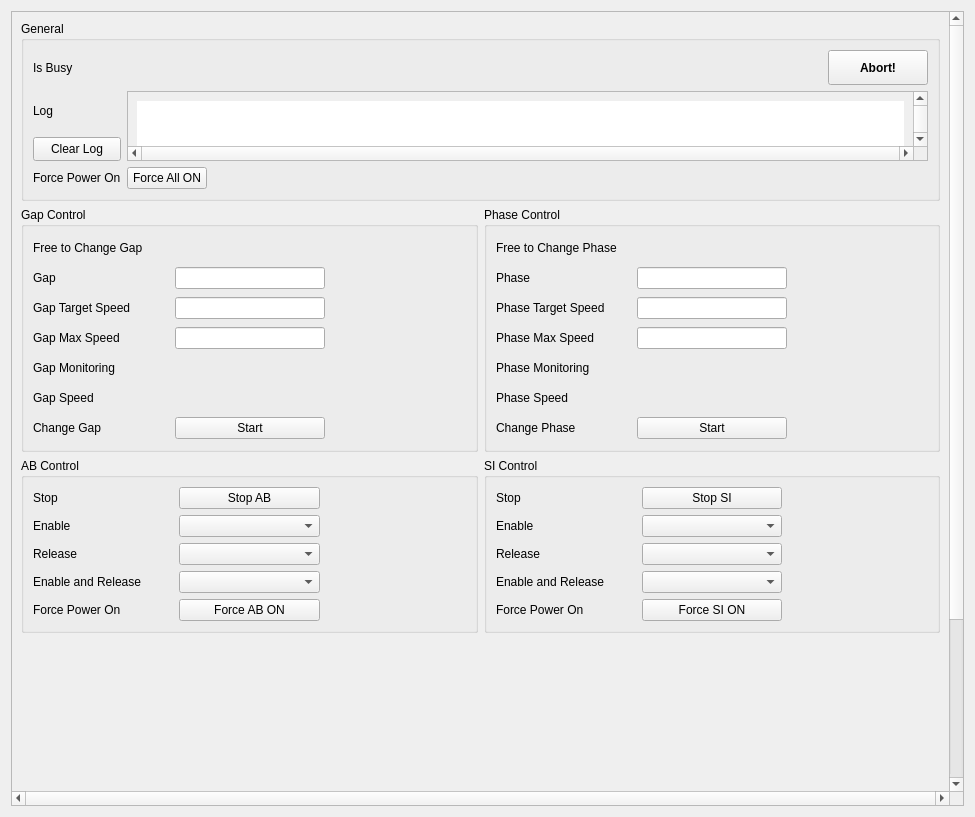
<?xml version="1.0" encoding="UTF-8"?>
<ui version="4.0">
 <class>Form</class>
 <widget class="QWidget" name="Form">
  <property name="geometry">
   <rect>
    <x>0</x>
    <y>0</y>
    <width>975</width>
    <height>817</height>
   </rect>
  </property>
  <property name="windowTitle">
   <string>Form</string>
  </property>
  <layout class="QGridLayout" name="gridLayout_2">
   <item row="0" column="0">
    <widget class="QScrollArea" name="scrollArea">
     <property name="verticalScrollBarPolicy">
      <enum>Qt::ScrollBarAlwaysOn</enum>
     </property>
     <property name="horizontalScrollBarPolicy">
      <enum>Qt::ScrollBarAlwaysOn</enum>
     </property>
     <property name="sizeAdjustPolicy">
      <enum>QAbstractScrollArea::AdjustIgnored</enum>
     </property>
     <property name="widgetResizable">
      <bool>true</bool>
     </property>
     <property name="alignment">
      <set>Qt::AlignLeading|Qt::AlignLeft|Qt::AlignTop</set>
     </property>
     <widget class="QWidget" name="scrollAreaWidgetContents">
      <property name="geometry">
       <rect>
        <x>0</x>
        <y>0</y>
        <width>948</width>
        <height>944</height>
       </rect>
      </property>
      <layout class="QGridLayout" name="gridLayout_3">
       <item row="0" column="0">
        <layout class="QGridLayout" name="gridLayout">
         <property name="sizeConstraint">
          <enum>QLayout::SetDefaultConstraint</enum>
         </property>
         <item row="0" column="0" colspan="2">
          <widget class="QGroupBox" name="groupBox_3">
           <property name="title">
            <string>General</string>
           </property>
           <layout class="QGridLayout" name="gridLayout_9">
            <item row="2" column="0">
             <widget class="PyDMPushButton" name="PyDMPushButton_6">
              <property name="minimumSize">
               <size>
                <width>40</width>
                <height>24</height>
               </size>
              </property>
              <property name="toolTip">
               <string/>
              </property>
              <property name="text">
               <string>Clear Log</string>
              </property>
              <property name="channel" stdset="0">
               <string>ca://${PREFIX}ClearLog-Cmd</string>
              </property>
              <property name="pressValue" stdset="0">
               <string>1</string>
              </property>
             </widget>
            </item>
            <item row="1" column="0">
             <widget class="QLabel" name="label_22">
              <property name="sizePolicy">
               <sizepolicy hsizetype="Minimum" vsizetype="Preferred">
                <horstretch>0</horstretch>
                <verstretch>0</verstretch>
               </sizepolicy>
              </property>
              <property name="minimumSize">
               <size>
                <width>40</width>
                <height>24</height>
               </size>
              </property>
              <property name="text">
               <string>Log</string>
              </property>
             </widget>
            </item>
            <item row="0" column="3">
             <widget class="PyDMPushButton" name="PyDMPushButton_4">
              <property name="minimumSize">
               <size>
                <width>100</width>
                <height>35</height>
               </size>
              </property>
              <property name="font">
               <font>
                <weight>75</weight>
                <bold>true</bold>
               </font>
              </property>
              <property name="toolTip">
               <string/>
              </property>
              <property name="text">
               <string>Abort!</string>
              </property>
              <property name="channel" stdset="0">
               <string>ca://${PREFIX}Stop-Cmd</string>
              </property>
              <property name="pressValue" stdset="0">
               <string>1</string>
              </property>
             </widget>
            </item>
            <item row="0" column="2">
             <spacer name="horizontalSpacer">
              <property name="orientation">
               <enum>Qt::Horizontal</enum>
              </property>
              <property name="sizeHint" stdset="0">
               <size>
                <width>40</width>
                <height>20</height>
               </size>
              </property>
             </spacer>
            </item>
            <item row="0" column="0">
             <widget class="QLabel" name="label_21">
              <property name="sizePolicy">
               <sizepolicy hsizetype="Minimum" vsizetype="Preferred">
                <horstretch>0</horstretch>
                <verstretch>0</verstretch>
               </sizepolicy>
              </property>
              <property name="minimumSize">
               <size>
                <width>40</width>
                <height>24</height>
               </size>
              </property>
              <property name="text">
               <string>Is Busy</string>
              </property>
             </widget>
            </item>
            <item row="1" column="1" rowspan="2" colspan="3">
             <widget class="QScrollArea" name="scrollArea_2">
              <property name="minimumSize">
               <size>
                <width>700</width>
                <height>0</height>
               </size>
              </property>
              <property name="layoutDirection">
               <enum>Qt::LeftToRight</enum>
              </property>
              <property name="verticalScrollBarPolicy">
               <enum>Qt::ScrollBarAlwaysOn</enum>
              </property>
              <property name="horizontalScrollBarPolicy">
               <enum>Qt::ScrollBarAlwaysOn</enum>
              </property>
              <property name="widgetResizable">
               <bool>true</bool>
              </property>
              <property name="alignment">
               <set>Qt::AlignLeading|Qt::AlignLeft|Qt::AlignTop</set>
              </property>
              <widget class="QWidget" name="scrollAreaWidgetContents_4">
               <property name="geometry">
                <rect>
                 <x>0</x>
                 <y>0</y>
                 <width>844</width>
                 <height>112</height>
                </rect>
               </property>
               <layout class="QGridLayout" name="gridLayout_5">
                <item row="0" column="0">
                 <widget class="PyDMLabel" name="PyDMLabel_21">
                  <property name="minimumSize">
                   <size>
                    <width>0</width>
                    <height>100</height>
                   </size>
                  </property>
                  <property name="maximumSize">
                   <size>
                    <width>16777215</width>
                    <height>900</height>
                   </size>
                  </property>
                  <property name="toolTip">
                   <string/>
                  </property>
                  <property name="layoutDirection">
                   <enum>Qt::LeftToRight</enum>
                  </property>
                  <property name="styleSheet">
                   <string notr="true">background-color: rgb(255, 255, 255);</string>
                  </property>
                  <property name="alignment">
                   <set>Qt::AlignLeading|Qt::AlignLeft|Qt::AlignTop</set>
                  </property>
                  <property name="wordWrap">
                   <bool>true</bool>
                  </property>
                  <property name="channel" stdset="0">
                   <string>ca://${PREFIX}Log-Mon</string>
                  </property>
                  <property name="displayFormat" stdset="0">
                   <enum>PyDMLabel::String</enum>
                  </property>
                 </widget>
                </item>
               </layout>
              </widget>
             </widget>
            </item>
            <item row="0" column="1">
             <widget class="PyDMByteIndicator" name="PyDMByteIndicator">
              <property name="minimumSize">
               <size>
                <width>24</width>
                <height>24</height>
               </size>
              </property>
              <property name="maximumSize">
               <size>
                <width>24</width>
                <height>24</height>
               </size>
              </property>
              <property name="toolTip">
               <string/>
              </property>
              <property name="channel" stdset="0">
               <string>ca://${PREFIX}IsBusy-Mon</string>
              </property>
              <property name="onColor" stdset="0">
               <color>
                <red>255</red>
                <green>255</green>
                <blue>0</blue>
               </color>
              </property>
              <property name="offColor" stdset="0">
               <color>
                <red>0</red>
                <green>255</green>
                <blue>0</blue>
               </color>
              </property>
              <property name="showLabels" stdset="0">
               <bool>false</bool>
              </property>
              <property name="circles" stdset="0">
               <bool>true</bool>
              </property>
             </widget>
            </item>
            <item row="3" column="0">
             <widget class="QLabel" name="label_7">
              <property name="text">
               <string>Force Power On</string>
              </property>
             </widget>
            </item>
            <item row="3" column="1">
             <widget class="PyDMPushButton" name="PyDMPushButton_9">
              <property name="toolTip">
               <string/>
              </property>
              <property name="text">
               <string>Force All ON</string>
              </property>
              <property name="channel" stdset="0">
               <string>ca://${PREFIX}EnblPwrAll-Cmd</string>
              </property>
              <property name="pressValue" stdset="0">
               <string>1</string>
              </property>
             </widget>
            </item>
           </layout>
          </widget>
         </item>
         <item row="3" column="0" colspan="2">
          <widget class="PyDMTemplateRepeater" name="PyDMTemplateRepeater_2">
           <property name="sizePolicy">
            <sizepolicy hsizetype="Preferred" vsizetype="Preferred">
             <horstretch>0</horstretch>
             <verstretch>0</verstretch>
            </sizepolicy>
           </property>
           <property name="minimumSize">
            <size>
             <width>800</width>
             <height>350</height>
            </size>
           </property>
           <property name="toolTip">
            <string/>
           </property>
           <property name="layoutType" stdset="0">
            <enum>PyDMTemplateRepeater::Horizontal</enum>
           </property>
           <property name="layoutSpacing" stdset="0">
            <number>1</number>
           </property>
           <property name="countShownInDesigner" stdset="0">
            <number>4</number>
           </property>
           <property name="templateFilename" stdset="0">
            <string>epu_axis_template.ui</string>
           </property>
           <property name="dataSource" stdset="0">
            <string>[{&quot;Drive&quot;:&quot;DriveA&quot;}, {&quot;Drive&quot;:&quot;DriveB&quot;}, {&quot;Drive&quot;:&quot;DriveS&quot;}, {&quot;Drive&quot;:&quot;DriveI&quot;}]</string>
           </property>
          </widget>
         </item>
         <item row="2" column="1">
          <widget class="QGroupBox" name="groupBox_2">
           <property name="maximumSize">
            <size>
             <width>16777215</width>
             <height>16777215</height>
            </size>
           </property>
           <property name="title">
            <string>SI Control</string>
           </property>
           <layout class="QGridLayout" name="gridLayout_8">
            <item row="4" column="1">
             <widget class="PyDMPushButton" name="PyDMPushButton_8">
              <property name="toolTip">
               <string/>
              </property>
              <property name="text">
               <string>Force SI ON</string>
              </property>
              <property name="channel" stdset="0">
               <string>ca://${PREFIX}EnblPwrPhase-Cmd</string>
              </property>
              <property name="pressValue" stdset="0">
               <string>1</string>
              </property>
             </widget>
            </item>
            <item row="3" column="2">
             <widget class="PyDMLabel" name="PyDMLabel_19">
              <property name="toolTip">
               <string/>
              </property>
              <property name="channel" stdset="0">
               <string>ca://${PREFIX}EnblAndReleasePhase-Sts</string>
              </property>
             </widget>
            </item>
            <item row="2" column="0">
             <widget class="QLabel" name="label_18">
              <property name="text">
               <string>Release</string>
              </property>
             </widget>
            </item>
            <item row="3" column="1">
             <widget class="PyDMEnumComboBox" name="PyDMEnumComboBox_15">
              <property name="toolTip">
               <string/>
              </property>
              <property name="channel" stdset="0">
               <string>ca://${PREFIX}EnblAndReleasePhase-Sel</string>
              </property>
             </widget>
            </item>
            <item row="2" column="1">
             <widget class="PyDMEnumComboBox" name="PyDMEnumComboBox_14">
              <property name="toolTip">
               <string/>
              </property>
              <property name="channel" stdset="0">
               <string>ca://${PREFIX}ReleasePhase-Sel</string>
              </property>
             </widget>
            </item>
            <item row="1" column="2">
             <widget class="PyDMLabel" name="PyDMLabel_18">
              <property name="toolTip">
               <string/>
              </property>
              <property name="channel" stdset="0">
               <string>ca://${PREFIX}EnblPhase-Sts</string>
              </property>
             </widget>
            </item>
            <item row="1" column="1">
             <widget class="PyDMEnumComboBox" name="PyDMEnumComboBox_13">
              <property name="toolTip">
               <string/>
              </property>
              <property name="channel" stdset="0">
               <string>ca://${PREFIX}EnblPhase-Sel</string>
              </property>
             </widget>
            </item>
            <item row="0" column="0">
             <widget class="QLabel" name="label_17">
              <property name="text">
               <string>Stop</string>
              </property>
             </widget>
            </item>
            <item row="1" column="0">
             <widget class="QLabel" name="label_19">
              <property name="text">
               <string>Enable</string>
              </property>
             </widget>
            </item>
            <item row="2" column="2">
             <widget class="PyDMLabel" name="PyDMLabel_17">
              <property name="toolTip">
               <string/>
              </property>
              <property name="channel" stdset="0">
               <string>ca://${PREFIX}ReleasePhase-Sts</string>
              </property>
             </widget>
            </item>
            <item row="4" column="0">
             <widget class="QLabel" name="label_6">
              <property name="text">
               <string>Force Power On</string>
              </property>
             </widget>
            </item>
            <item row="0" column="2">
             <widget class="PyDMLabel" name="PyDMLabel_20">
              <property name="toolTip">
               <string/>
              </property>
              <property name="channel" stdset="0">
               <string>ca://${PREFIX}StopPhase-Cmd</string>
              </property>
             </widget>
            </item>
            <item row="0" column="1">
             <widget class="PyDMPushButton" name="PyDMPushButton_5">
              <property name="toolTip">
               <string/>
              </property>
              <property name="text">
               <string>Stop SI</string>
              </property>
              <property name="channel" stdset="0">
               <string>ca://${PREFIX}StopPhase-Cmd</string>
              </property>
              <property name="pressValue" stdset="0">
               <string>1</string>
              </property>
             </widget>
            </item>
            <item row="3" column="0">
             <widget class="QLabel" name="label_20">
              <property name="text">
               <string>Enable and Release</string>
              </property>
             </widget>
            </item>
            <item row="4" column="2">
             <widget class="PyDMByteIndicator" name="PyDMByteIndicator_5">
              <property name="minimumSize">
               <size>
                <width>18</width>
                <height>18</height>
               </size>
              </property>
              <property name="maximumSize">
               <size>
                <width>16777215</width>
                <height>24</height>
               </size>
              </property>
              <property name="toolTip">
               <string/>
              </property>
              <property name="channel" stdset="0">
               <string>ca://${PREFIX}PwrPhase-Mon</string>
              </property>
              <property name="offColor" stdset="0">
               <color>
                <red>255</red>
                <green>0</green>
                <blue>0</blue>
               </color>
              </property>
              <property name="showLabels" stdset="0">
               <bool>false</bool>
              </property>
              <property name="circles" stdset="0">
               <bool>true</bool>
              </property>
             </widget>
            </item>
           </layout>
          </widget>
         </item>
         <item row="2" column="0">
          <widget class="QGroupBox" name="groupBox">
           <property name="maximumSize">
            <size>
             <width>16777215</width>
             <height>16777215</height>
            </size>
           </property>
           <property name="title">
            <string>AB Control</string>
           </property>
           <layout class="QGridLayout" name="gridLayout_4">
            <item row="0" column="0">
             <widget class="QLabel" name="label_4">
              <property name="text">
               <string>Stop</string>
              </property>
             </widget>
            </item>
            <item row="2" column="2">
             <widget class="PyDMLabel" name="PyDMLabel_2">
              <property name="toolTip">
               <string/>
              </property>
              <property name="channel" stdset="0">
               <string>ca://${PREFIX}ReleaseGap-Sts</string>
              </property>
             </widget>
            </item>
            <item row="2" column="0">
             <widget class="QLabel" name="label_2">
              <property name="text">
               <string>Release</string>
              </property>
             </widget>
            </item>
            <item row="3" column="0">
             <widget class="QLabel" name="label_3">
              <property name="text">
               <string>Enable and Release</string>
              </property>
             </widget>
            </item>
            <item row="3" column="2">
             <widget class="PyDMLabel" name="PyDMLabel_3">
              <property name="toolTip">
               <string/>
              </property>
              <property name="channel" stdset="0">
               <string>ca://${PREFIX}EnblAndReleaseGap-Sts</string>
              </property>
             </widget>
            </item>
            <item row="0" column="2">
             <widget class="PyDMLabel" name="PyDMLabel_4">
              <property name="toolTip">
               <string/>
              </property>
              <property name="channel" stdset="0">
               <string>ca://${PREFIX}StopGap-Cmd</string>
              </property>
             </widget>
            </item>
            <item row="3" column="1">
             <widget class="PyDMEnumComboBox" name="PyDMEnumComboBox_3">
              <property name="toolTip">
               <string/>
              </property>
              <property name="channel" stdset="0">
               <string>ca://${PREFIX}EnblAndReleaseGap-Sel</string>
              </property>
             </widget>
            </item>
            <item row="4" column="0">
             <widget class="QLabel" name="label_5">
              <property name="text">
               <string>Force Power On</string>
              </property>
             </widget>
            </item>
            <item row="1" column="1">
             <widget class="PyDMEnumComboBox" name="PyDMEnumComboBox">
              <property name="toolTip">
               <string/>
              </property>
              <property name="channel" stdset="0">
               <string>ca://${PREFIX}EnblGap-Sel</string>
              </property>
             </widget>
            </item>
            <item row="0" column="1">
             <widget class="PyDMPushButton" name="PyDMPushButton">
              <property name="toolTip">
               <string/>
              </property>
              <property name="text">
               <string>Stop AB</string>
              </property>
              <property name="channel" stdset="0">
               <string>ca://${PREFIX}StopGap-Cmd</string>
              </property>
              <property name="pressValue" stdset="0">
               <string>1</string>
              </property>
             </widget>
            </item>
            <item row="1" column="2">
             <widget class="PyDMLabel" name="PyDMLabel">
              <property name="toolTip">
               <string/>
              </property>
              <property name="channel" stdset="0">
               <string>ca://${PREFIX}EnblGap-Sts</string>
              </property>
             </widget>
            </item>
            <item row="1" column="0">
             <widget class="QLabel" name="label">
              <property name="text">
               <string>Enable</string>
              </property>
             </widget>
            </item>
            <item row="2" column="1">
             <widget class="PyDMEnumComboBox" name="PyDMEnumComboBox_2">
              <property name="toolTip">
               <string/>
              </property>
              <property name="channel" stdset="0">
               <string>ca://${PREFIX}ReleaseGap-Sel</string>
              </property>
             </widget>
            </item>
            <item row="4" column="1">
             <widget class="PyDMPushButton" name="PyDMPushButton_7">
              <property name="toolTip">
               <string/>
              </property>
              <property name="text">
               <string>Force AB ON</string>
              </property>
              <property name="channel" stdset="0">
               <string>ca://${PREFIX}EnblPwrGap-Cmd</string>
              </property>
              <property name="pressValue" stdset="0">
               <string>1</string>
              </property>
             </widget>
            </item>
            <item row="4" column="2">
             <widget class="PyDMByteIndicator" name="PyDMByteIndicator_4">
              <property name="minimumSize">
               <size>
                <width>18</width>
                <height>18</height>
               </size>
              </property>
              <property name="maximumSize">
               <size>
                <width>16777215</width>
                <height>24</height>
               </size>
              </property>
              <property name="toolTip">
               <string/>
              </property>
              <property name="channel" stdset="0">
               <string>ca://${PREFIX}PwrGap-Mon</string>
              </property>
              <property name="offColor" stdset="0">
               <color>
                <red>255</red>
                <green>0</green>
                <blue>0</blue>
               </color>
              </property>
              <property name="showLabels" stdset="0">
               <bool>false</bool>
              </property>
              <property name="circles" stdset="0">
               <bool>true</bool>
              </property>
             </widget>
            </item>
           </layout>
          </widget>
         </item>
         <item row="1" column="0">
          <widget class="QGroupBox" name="groupBox_4">
           <property name="minimumSize">
            <size>
             <width>0</width>
             <height>0</height>
            </size>
           </property>
           <property name="title">
            <string>Gap Control</string>
           </property>
           <layout class="QGridLayout" name="gridLayout_10">
            <item row="1" column="2">
             <widget class="PyDMLabel" name="PyDMLabel_22">
              <property name="toolTip">
               <string/>
              </property>
              <property name="channel" stdset="0">
               <string>ca://${PREFIX}Gap-RB</string>
              </property>
             </widget>
            </item>
            <item row="2" column="2">
             <widget class="PyDMLabel" name="PyDMLabel_30">
              <property name="toolTip">
               <string/>
              </property>
              <property name="channel" stdset="0">
               <string>ca://${PREFIX}GapSpeed-RB</string>
              </property>
             </widget>
            </item>
            <item row="0" column="0">
             <widget class="QLabel" name="label_29">
              <property name="minimumSize">
               <size>
                <width>0</width>
                <height>24</height>
               </size>
              </property>
              <property name="text">
               <string>Free to Change Gap</string>
              </property>
             </widget>
            </item>
            <item row="6" column="1">
             <widget class="PyDMPushButton" name="PyDMPushButton_2">
              <property name="toolTip">
               <string/>
              </property>
              <property name="text">
               <string>Start</string>
              </property>
              <property name="channel" stdset="0">
               <string>ca://${PREFIX}ChangeGap-Cmd</string>
              </property>
              <property name="pressValue" stdset="0">
               <string>1</string>
              </property>
             </widget>
            </item>
            <item row="4" column="0">
             <widget class="QLabel" name="label_25">
              <property name="minimumSize">
               <size>
                <width>0</width>
                <height>24</height>
               </size>
              </property>
              <property name="text">
               <string>Gap Monitoring</string>
              </property>
             </widget>
            </item>
            <item row="1" column="1">
             <widget class="PyDMLineEdit" name="PyDMLineEdit">
              <property name="maximumSize">
               <size>
                <width>150</width>
                <height>16777215</height>
               </size>
              </property>
              <property name="toolTip">
               <string/>
              </property>
              <property name="channel" stdset="0">
               <string>ca://${PREFIX}Gap-SP</string>
              </property>
             </widget>
            </item>
            <item row="2" column="0">
             <widget class="QLabel" name="label_33">
              <property name="minimumSize">
               <size>
                <width>0</width>
                <height>24</height>
               </size>
              </property>
              <property name="text">
               <string>Gap Target Speed</string>
              </property>
             </widget>
            </item>
            <item row="1" column="0">
             <widget class="QLabel" name="label_23">
              <property name="minimumSize">
               <size>
                <width>0</width>
                <height>24</height>
               </size>
              </property>
              <property name="text">
               <string>Gap</string>
              </property>
             </widget>
            </item>
            <item row="6" column="0">
             <widget class="QLabel" name="label_31">
              <property name="minimumSize">
               <size>
                <width>0</width>
                <height>24</height>
               </size>
              </property>
              <property name="text">
               <string>Change Gap</string>
              </property>
             </widget>
            </item>
            <item row="0" column="1">
             <widget class="PyDMByteIndicator" name="PyDMByteIndicator_2">
              <property name="minimumSize">
               <size>
                <width>24</width>
                <height>24</height>
               </size>
              </property>
              <property name="maximumSize">
               <size>
                <width>24</width>
                <height>24</height>
               </size>
              </property>
              <property name="toolTip">
               <string/>
              </property>
              <property name="channel" stdset="0">
               <string>ca://${PREFIX}AllowedToChangeGap-Mon</string>
              </property>
              <property name="offColor" stdset="0">
               <color>
                <red>255</red>
                <green>170</green>
                <blue>0</blue>
               </color>
              </property>
              <property name="showLabels" stdset="0">
               <bool>false</bool>
              </property>
              <property name="circles" stdset="0">
               <bool>true</bool>
              </property>
             </widget>
            </item>
            <item row="4" column="1" colspan="2">
             <widget class="PyDMLabel" name="PyDMLabel_24">
              <property name="toolTip">
               <string/>
              </property>
              <property name="channel" stdset="0">
               <string>ca://${PREFIX}Gap-Mon</string>
              </property>
             </widget>
            </item>
            <item row="5" column="1" colspan="2">
             <widget class="PyDMLabel" name="PyDMLabel_26">
              <property name="toolTip">
               <string/>
              </property>
              <property name="channel" stdset="0">
               <string>ca://${PREFIX}GapSpeed-Mon</string>
              </property>
             </widget>
            </item>
            <item row="6" column="2">
             <widget class="PyDMLabel" name="PyDMLabel_28">
              <property name="toolTip">
               <string/>
              </property>
              <property name="channel" stdset="0">
               <string>ca://${PREFIX}ChangeGap-Cmd</string>
              </property>
             </widget>
            </item>
            <item row="5" column="0">
             <widget class="QLabel" name="label_27">
              <property name="minimumSize">
               <size>
                <width>0</width>
                <height>24</height>
               </size>
              </property>
              <property name="text">
               <string>Gap Speed</string>
              </property>
             </widget>
            </item>
            <item row="2" column="1">
             <widget class="PyDMLineEdit" name="PyDMLineEdit_3">
              <property name="maximumSize">
               <size>
                <width>150</width>
                <height>16777215</height>
               </size>
              </property>
              <property name="toolTip">
               <string/>
              </property>
              <property name="channel" stdset="0">
               <string>ca://${PREFIX}GapSpeed-SP</string>
              </property>
             </widget>
            </item>
            <item row="3" column="0">
             <widget class="QLabel" name="label_35">
              <property name="minimumSize">
               <size>
                <width>0</width>
                <height>24</height>
               </size>
              </property>
              <property name="text">
               <string>Gap Max Speed</string>
              </property>
             </widget>
            </item>
            <item row="3" column="1">
             <widget class="PyDMLineEdit" name="PyDMLineEdit_5">
              <property name="maximumSize">
               <size>
                <width>150</width>
                <height>16777215</height>
               </size>
              </property>
              <property name="toolTip">
               <string/>
              </property>
              <property name="channel" stdset="0">
               <string>ca://${PREFIX}MaxGapSpeed-SP</string>
              </property>
             </widget>
            </item>
            <item row="3" column="2">
             <widget class="PyDMLabel" name="PyDMLabel_32">
              <property name="toolTip">
               <string/>
              </property>
              <property name="channel" stdset="0">
               <string>ca://${PREFIX}MaxGapSpeed-RB</string>
              </property>
             </widget>
            </item>
           </layout>
          </widget>
         </item>
         <item row="1" column="1">
          <widget class="QGroupBox" name="groupBox_5">
           <property name="minimumSize">
            <size>
             <width>0</width>
             <height>50</height>
            </size>
           </property>
           <property name="title">
            <string>Phase Control</string>
           </property>
           <layout class="QGridLayout" name="gridLayout_11">
            <item row="5" column="1" colspan="2">
             <widget class="PyDMLabel" name="PyDMLabel_27">
              <property name="toolTip">
               <string/>
              </property>
              <property name="channel" stdset="0">
               <string>ca://${PREFIX}PhaseSpeed-Mon</string>
              </property>
             </widget>
            </item>
            <item row="6" column="0">
             <widget class="QLabel" name="label_32">
              <property name="minimumSize">
               <size>
                <width>0</width>
                <height>24</height>
               </size>
              </property>
              <property name="text">
               <string>Change Phase</string>
              </property>
             </widget>
            </item>
            <item row="4" column="0">
             <widget class="QLabel" name="label_26">
              <property name="text">
               <string>Phase Monitoring</string>
              </property>
             </widget>
            </item>
            <item row="0" column="1">
             <widget class="PyDMByteIndicator" name="PyDMByteIndicator_3">
              <property name="minimumSize">
               <size>
                <width>24</width>
                <height>24</height>
               </size>
              </property>
              <property name="maximumSize">
               <size>
                <width>24</width>
                <height>24</height>
               </size>
              </property>
              <property name="toolTip">
               <string/>
              </property>
              <property name="channel" stdset="0">
               <string>ca://${PREFIX}AllowedToChangePhase-Mon</string>
              </property>
              <property name="offColor" stdset="0">
               <color>
                <red>255</red>
                <green>170</green>
                <blue>0</blue>
               </color>
              </property>
              <property name="showLabels" stdset="0">
               <bool>false</bool>
              </property>
              <property name="circles" stdset="0">
               <bool>true</bool>
              </property>
             </widget>
            </item>
            <item row="2" column="1">
             <widget class="PyDMLineEdit" name="PyDMLineEdit_4">
              <property name="maximumSize">
               <size>
                <width>150</width>
                <height>16777215</height>
               </size>
              </property>
              <property name="toolTip">
               <string/>
              </property>
              <property name="channel" stdset="0">
               <string>ca://${PREFIX}PhaseSpeed-SP</string>
              </property>
             </widget>
            </item>
            <item row="1" column="1">
             <widget class="PyDMLineEdit" name="PyDMLineEdit_2">
              <property name="maximumSize">
               <size>
                <width>150</width>
                <height>16777215</height>
               </size>
              </property>
              <property name="toolTip">
               <string/>
              </property>
              <property name="channel" stdset="0">
               <string>ca://${PREFIX}Phase-SP</string>
              </property>
             </widget>
            </item>
            <item row="0" column="0">
             <widget class="QLabel" name="label_30">
              <property name="minimumSize">
               <size>
                <width>0</width>
                <height>24</height>
               </size>
              </property>
              <property name="text">
               <string>Free to Change Phase</string>
              </property>
             </widget>
            </item>
            <item row="2" column="0">
             <widget class="QLabel" name="label_34">
              <property name="minimumSize">
               <size>
                <width>0</width>
                <height>24</height>
               </size>
              </property>
              <property name="text">
               <string>Phase Target Speed</string>
              </property>
             </widget>
            </item>
            <item row="6" column="1">
             <widget class="PyDMPushButton" name="PyDMPushButton_3">
              <property name="toolTip">
               <string/>
              </property>
              <property name="text">
               <string>Start</string>
              </property>
              <property name="channel" stdset="0">
               <string>ca://${PREFIX}ChangePhase-Cmd</string>
              </property>
              <property name="pressValue" stdset="0">
               <string>1</string>
              </property>
             </widget>
            </item>
            <item row="6" column="2">
             <widget class="PyDMLabel" name="PyDMLabel_29">
              <property name="toolTip">
               <string/>
              </property>
              <property name="channel" stdset="0">
               <string>ca://${PREFIX}ChangePhase-Cmd</string>
              </property>
             </widget>
            </item>
            <item row="1" column="0">
             <widget class="QLabel" name="label_24">
              <property name="minimumSize">
               <size>
                <width>0</width>
                <height>24</height>
               </size>
              </property>
              <property name="text">
               <string>Phase</string>
              </property>
             </widget>
            </item>
            <item row="4" column="1" colspan="2">
             <widget class="PyDMLabel" name="PyDMLabel_25">
              <property name="toolTip">
               <string/>
              </property>
              <property name="channel" stdset="0">
               <string>ca://${PREFIX}Phase-Mon</string>
              </property>
             </widget>
            </item>
            <item row="5" column="0">
             <widget class="QLabel" name="label_28">
              <property name="minimumSize">
               <size>
                <width>0</width>
                <height>24</height>
               </size>
              </property>
              <property name="text">
               <string>Phase Speed</string>
              </property>
             </widget>
            </item>
            <item row="1" column="2">
             <widget class="PyDMLabel" name="PyDMLabel_23">
              <property name="toolTip">
               <string/>
              </property>
              <property name="channel" stdset="0">
               <string>ca://${PREFIX}Phase-RB</string>
              </property>
             </widget>
            </item>
            <item row="2" column="2">
             <widget class="PyDMLabel" name="PyDMLabel_31">
              <property name="toolTip">
               <string/>
              </property>
              <property name="channel" stdset="0">
               <string>ca://${PREFIX}PhaseSpeed-RB</string>
              </property>
             </widget>
            </item>
            <item row="3" column="0">
             <widget class="QLabel" name="label_36">
              <property name="minimumSize">
               <size>
                <width>0</width>
                <height>24</height>
               </size>
              </property>
              <property name="text">
               <string>Phase Max Speed</string>
              </property>
             </widget>
            </item>
            <item row="3" column="1">
             <widget class="PyDMLineEdit" name="PyDMLineEdit_6">
              <property name="maximumSize">
               <size>
                <width>150</width>
                <height>16777215</height>
               </size>
              </property>
              <property name="toolTip">
               <string/>
              </property>
              <property name="channel" stdset="0">
               <string>ca://${PREFIX}MaxPhaseSpeed-SP</string>
              </property>
             </widget>
            </item>
            <item row="3" column="2">
             <widget class="PyDMLabel" name="PyDMLabel_33">
              <property name="toolTip">
               <string/>
              </property>
              <property name="channel" stdset="0">
               <string>ca://${PREFIX}MaxPhaseSpeed-RB</string>
              </property>
             </widget>
            </item>
           </layout>
          </widget>
         </item>
        </layout>
       </item>
      </layout>
     </widget>
    </widget>
   </item>
  </layout>
 </widget>
 <customwidgets>
  <customwidget>
   <class>PyDMLabel</class>
   <extends>QLabel</extends>
   <header>pydm.widgets.label</header>
  </customwidget>
  <customwidget>
   <class>PyDMByteIndicator</class>
   <extends>QWidget</extends>
   <header>pydm.widgets.byte</header>
  </customwidget>
  <customwidget>
   <class>PyDMEnumComboBox</class>
   <extends>QComboBox</extends>
   <header>pydm.widgets.enum_combo_box</header>
  </customwidget>
  <customwidget>
   <class>PyDMLineEdit</class>
   <extends>QLineEdit</extends>
   <header>pydm.widgets.line_edit</header>
  </customwidget>
  <customwidget>
   <class>PyDMPushButton</class>
   <extends>QPushButton</extends>
   <header>pydm.widgets.pushbutton</header>
  </customwidget>
  <customwidget>
   <class>PyDMTemplateRepeater</class>
   <extends>QFrame</extends>
   <header>pydm.widgets.template_repeater</header>
  </customwidget>
 </customwidgets>
 <resources/>
 <connections/>
</ui>
